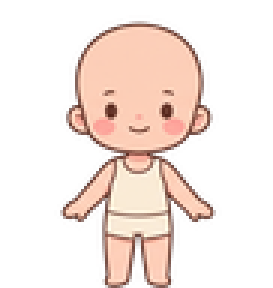
#> input picture project/assets/canon/body_base.png, 91 x 96 px (shown 3 times larger); its folder holds 4 pictures in this run
$ python gen_florida_wearables.py
#> lines starting #> are read from the running program, lines starting #| are printed output that depends on the picture; after the words box and inside, x2 and y2 are one past the last pixel; in counts of white or black regions, pixels touching at a corner belong together
### tools/florida_draw.py
"""Shared drawing kit for the tropical Florida Keys generators (not run on its own).

Imported by tools/gen_florida_art.py, tools/gen_florida_cast.py and tools/gen_florida_critters.py.
Holds the Florida palette from dev/STYLE.md 4.3/4.4 (warm-brown outline #8a5a5a, pink blush,
sea blue, turquoise, foam, coral and the Florida plant colours), a Pen that draws at a
supersample factor with coordinates given in output pixels, the canon cut loader, the sticker
finish (supersample then LANCZOS down) and the SpriteFrames writer every rigged sheet uses.

Resolution: generators lay art out in world pixels (the units the maps, spawns and nav use),
but every PNG is written at D = 4 texture pixels per world pixel, which is one texture pixel
per screen pixel at the 1280x720 window with the 2x map camera. Drawing happens at a further
supersample on top of that and is LANCZOS-resized down. Scenes show the textures at
scale 1/D (DISPLAY_SCALE); every SpriteFrames written here carries
metadata/display_scale = 1/D so code that loads a rig at run time scales it the same way.
"""
import json
import math
import sys
from pathlib import Path

from PIL import Image, ImageDraw

ROOT = Path(__file__).resolve().parent.parent
OUT = ROOT / "project/assets/florida"
RES = "res://assets/florida"
D = 4  # texture pixels per world pixel
DISPLAY_SCALE = 1.0 / D
sys.path.insert(0, str(ROOT / "tools"))

# dev/STYLE.md 4.3 / 4.4
INK = "#8a5a5a"
# The canon character drawings are lined darker than the island tiles; clothes and hair drawn
# over a canon body use the body's own line colour (sampled from the canon turnaround).
CANON_INK = "#603428"
BLUSH = "#ff9fb8"
SPARK = "#fff3a8"
GOLD = "#e0b24a"
SEA = "#80b0d0"
TURQ = "#70d0c0"
FOAM = "#e0f0f0"
WATER = "#a9ddf2"
WATER_HI = "#c6eefb"
CORAL = "#f08060"
LILAC = "#b090e0"
HIBISCUS = "#ff9ad0"
SEA_GRAPE = "#b89ae0"
KEY_LIME = "#d8f07a"
BOUG = "#e0408a"
PLUMERIA = "#fff1b8"
GUAVA = "#f4a6a0"
MANGO = "#ffb347"
COCONUT = "#b08a5a"
SAND = "#ffe9b8"
SAND_PEB = "#ffd3c2"
PATH = "#fff0cf"
PATH_PEB = "#ffe2b0"
GRASS = "#c5ecaa"
GRASS_DK = "#a6dc8a"
GRASS_HI = "#d6f5bf"
SOIL = "#e0b48f"
SOIL_DK = "#c99468"
SPROUT = "#9be07c"
SPROUT_HI = "#b4ee95"
LEAF = "#a0e0a0"
LEAF_MINT = "#a8e6a0"
HEDGE = "#95d37c"
WOOD = "#c09060"
TRUNK = "#c8956d"
SKIN = "#f0c0b0"
HAIR_BROWN = "#806050"
HAIR_DARK = "#704030"
GOLD_HAIR = "#f0e0a0"
HEART = "#ff8fb1"
FLOWER_PINK = "#ff9fc0"
FLOWER_YELLOW = "#ffd36e"
FLOWER_CENTRE = "#ffe27a"
WHITE = "#ffffff"
PLUM = "#593859"


def rgb(h):
    return tuple(int(h[i:i + 2], 16) for i in (1, 3, 5))


def mix(a, b, t):
    a, b = rgb(a), rgb(b)
    return "#" + "".join(f"{round(a[i] + (b[i] - a[i]) * t):02x}" for i in range(3))


def alpha(h, a):
    """Hex colour with an alpha byte (Pen draws it on an overlay and blends)."""
    return f"{h}{a:02x}"


class Pen:
    """Draws at s times the output size; every coordinate is given in output pixels.
    Fills with an alpha byte (#rrggbbaa) are blended through an overlay."""

    def __init__(self, im, s, ink=INK, ox=0.0, oy=0.0):
        self.im, self.s, self.ink, self.ox, self.oy = im, s, ink, ox, oy
        self._d = ImageDraw.Draw(im)
        self._ov = None

    @property
    def d(self):
        return self._ov[1] if self._ov else self._d

    def _begin(self, fill):
        a = None
        if isinstance(fill, str) and len(fill) == 9:
            a = int(fill[7:], 16)
        if a is not None and a < 255:
            ov = Image.new("RGBA", self.im.size)
            self._ov = (ov, ImageDraw.Draw(ov))
        return self

    def _end(self):
        if self._ov:
            ov = self._ov[0]
            box = ov.getbbox()  # blend only the touched area (big supersampled grounds)
            if box:
                self.im.alpha_composite(ov.crop(box), box[:2])
            self._ov = None

    def _w(self, width):
        return max(1, round(width * self.s)) if width else 0

    def _o(self, width, outline):
        return (outline or self.ink) if width else None

    def ell(self, x, y, rx, ry, fill, width=1.0, outline=None):
        s = self.s
        x, y = x + self.ox, y + self.oy
        self._begin(fill).d.ellipse([(x - rx) * s, (y - ry) * s, (x + rx) * s, (y + ry) * s], fill=fill,
                                    outline=self._o(width, outline), width=self._w(width))
        self._end()

    # [6 lines left out: function rect, not called in this run]

    def poly(self, pts, fill, width=1.0, outline=None):
        pts = [((x + self.ox) * self.s, (y + self.oy) * self.s) for x, y in pts]
        self._begin(fill).d.polygon(pts, fill=fill)
        self._end()
        if width:
            self.d.line(pts + [pts[0]], fill=outline or self.ink, width=self._w(width), joint="curve")
            r = self._w(width) / 2
            for x, y in pts:  # round the corners the way a marker does
                self.d.ellipse([x - r, y - r, x + r, y + r], fill=outline or self.ink)

    def line(self, pts, fill=None, width=1.0, round_ends=True):
        fill = fill or self.ink
        sp = [((x + self.ox) * self.s, (y + self.oy) * self.s) for x, y in pts]
        self._begin(fill).d.line(sp, fill=fill, width=self._w(width), joint="curve")
        if round_ends:
            r = self._w(width) / 2
            for x, y in (sp[0], sp[-1]):
                self.d.ellipse([x - r, y - r, x + r, y + r], fill=fill)
        self._end()

    # [40 lines left out: functions arc, blob, face, sparkle, heart, not called in this run]

    def hibiscus(self, x, y, r, color=HIBISCUS, width=0.5):
        for a in range(5):
            ang = a * 2 * math.pi / 5 - math.pi / 2
            self.ell(x + r * 0.6 * math.cos(ang), y + r * 0.6 * math.sin(ang), r * 0.52, r * 0.52, color, width)
        for a in range(5):
            ang = a * 2 * math.pi / 5 - math.pi / 2
            self.ell(x + r * 0.6 * math.cos(ang), y + r * 0.6 * math.sin(ang), r * 0.52 - width, r * 0.52 - width, color, 0)
        self.ell(x, y, r * 0.26, r * 0.26, FLOWER_CENTRE, 0)

    def plumeria(self, x, y, r, width=0.4):
        for a in range(5):
            ang = a * 2 * math.pi / 5 - math.pi / 2
            self.ell(x + r * 0.55 * math.cos(ang), y + r * 0.55 * math.sin(ang), r * 0.48, r * 0.48, WHITE, width)
        for a in range(5):
            ang = a * 2 * math.pi / 5 - math.pi / 2
            self.ell(x + r * 0.55 * math.cos(ang), y + r * 0.55 * math.sin(ang), r * 0.48 - width, r * 0.48 - width, WHITE, 0)
        self.ell(x, y, r * 0.3, r * 0.3, FLOWER_YELLOW, 0)


def canvas(w, h, s, bg=(0, 0, 0, 0)):
    im = Image.new("RGBA", (round(w * s), round(h * s)), bg)
    return im, Pen(im, s)


def finish(im, w, h):
    """Supersampled drawing of a w x h (world px) sprite down to its texture: (w*D) x (h*D)."""
    return im.resize((round(w * D), round(h * D)), Image.LANCZOS)


def save(img, name, rgb_only=False):
    OUT.mkdir(parents=True, exist_ok=True)
    if rgb_only:
        img = img.convert("RGB")
    img.save(OUT / f"{name}.png", optimize=False)
    return img


# [14 lines left out: functions canon_base, canon_prop, not called in this run]


def canon_sprite(name):
#> called with name = 'body_base'
    return Image.open(ROOT / f"project/assets/canon/{name}.png").convert("RGBA")
#> returned value is the input picture: PIL image 91x96 RGBA; mean R, G, B, A 77.4, 61.8, 55.1, 80.5


# [26 lines left out: function write_frames, not called in this run]

### tools/gen_florida_wearables.py
"""Draw the crafted Florida wearables as paper-doll accessory parts on the canon doll frame.

Usage: python3 -I tools/gen_florida_wearables.py
Inputs: the canon paper-doll body project/assets/canon/body_base.png (cut by
tools/cut_paperdoll.py at the sheet's resolution; it fixes the frame and where the head and
neck sit) and the canon
shells project/assets/florida/shell_*.png (cut from the tide scroll by tools/cut_island_props.py)
for the shell garland.
Outputs (project/assets/florida/, transparent, the same size, frame and origin as every canon
paper-doll part, so PaperDoll stacks them with canon body, dress and hair):
  acc_flower_crown, acc_plumeria_lei, acc_shell_garland, acc_bougainvillea_wreath
  (the "wear" parts of project/data/florida.json recipes).
Shapes are laid out in doll units (the doll is 96 units tall, whatever the cut's pixel size),
drawn at twice the canon cut's resolution in the canon character line colour with flat fills
and one highlight (dev/STYLE.md 4.3, Florida plant colours 4.4), then LANCZOS-resized to
the cut's size. Deterministic.
"""
import math
import sys
from pathlib import Path

import numpy as np
from PIL import Image

sys.path.insert(0, str(Path(__file__).resolve().parent))  # -I leaves tools/ off the path
import florida_draw as fd  # noqa: E402

SS = 2  # supersample over the canon cut's resolution
BODY = fd.canon_sprite("body_base")
PW, PH = BODY.size  # the canon doll frame in pixels
#> PW = 91; PH = 96
U = PH / 96.0  # pixels per doll unit
#> U = 1


def head():
    """Head centre x, top row and chin row of the canon doll body (doll units), from its alpha."""
    a = np.asarray(BODY)[..., 3] > 128
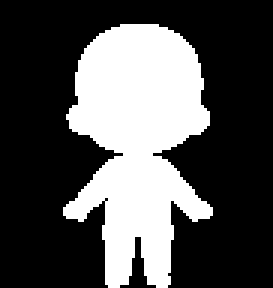
#> a: shape (96, 91) bool (shown 3 times larger); 31.6% white; 1 white region, box (x1, y1, x2, y2) and area: (21, 8, 71, 96) 2764
    widths = a.sum(axis=1)
#> widths = 96 values, max 48 at index 38, min 0 at index 0, mean 28.79
    rows = np.where(widths > 0)[0]
#> rows = 88 values from 8 to 95
    top = int(rows[0])
#> top = 8
    upper = rows[rows < top + 60 * U]
#> upper = 60 values from 8 to 67
    widest = int(upper[np.argmax(widths[upper])])
#> widest = 38
    below = np.arange(widest, round(top + 60 * U))
#> below = 30 values from 38 to 67
    neck = int(below[np.argmin(widths[below])])
#> neck = 51
    xs = np.where(a[widest])[0]
#> xs = 48 values from 22 to 69
    return (xs.min() + xs.max()) / 2 / U, top / U, neck / U


CX, TOP, NECK = head()
#> CX = 45.5; TOP = 8; NECK = 51
HEAD_RX = 26.0  # hair volume round the canon head


def canvas():
    im = Image.new("RGBA", (PW * SS, PH * SS))
    return im, fd.Pen(im, U * SS, fd.CANON_INK)


def arc_points(cx, cy, rx, ry, a0, a1, n):
    return [(cx + rx * math.cos(math.radians(a0 + (a1 - a0) * i / (n - 1))),
             cy + ry * math.sin(math.radians(a0 + (a1 - a0) * i / (n - 1)))) for i in range(n)]


def leaf(p, x, y, ang, length=4.0):
    rad = math.radians(ang)
    nx, ny = -math.sin(rad), math.cos(rad)
    ex, ey = x + math.cos(rad) * length, y + math.sin(rad) * length
    mx, my = (x + ex) / 2, (y + ey) / 2
    p.poly([(x, y), (mx + nx * 1.5, my + ny * 1.5), (ex, ey), (mx - nx * 1.5, my - ny * 1.5)], "#7fd08a", 0.35)


def flower_crown():
    im, p = canvas()
    cy = TOP + 13
    pts = arc_points(CX, cy, HEAD_RX - 1, 10, 195, 345, 7)
    for i in range(len(pts) - 1):
        (x0, y0), (x1, y1) = pts[i], pts[i + 1]
        leaf(p, (x0 + x1) / 2, (y0 + y1) / 2, math.degrees(math.atan2(y1 - y0, x1 - x0)) - 30)
    for i, (x, y) in enumerate(pts):
        if i % 2:
            p.plumeria(x, y, 3.8, 0.45)
        else:
            p.hibiscus(x, y, 4.3, fd.HIBISCUS if i % 4 == 0 else fd.FLOWER_YELLOW, 0.45)
    return im


def bougainvillea_wreath():
    im, p = canvas()
    cy = TOP + 14
    pts = arc_points(CX, cy, HEAD_RX, 11, 185, 355, 13)
    for i, (x, y) in enumerate(pts):
        leaf(p, x, y, -120 + i * 18, 4.2)
    for i, (x, y) in enumerate(pts[::2]):
        for dx, dy in ((-1.3, 0), (1.3, 0.3), (0, -1.2), (0.2, 1.3)):
            p.ell(x + dx * 1.3, y + dy * 1.3, 2.0, 1.7, fd.BOUG if i % 2 == 0 else "#ff7fb8", 0.35)
        p.ell(x, y, 0.6, 0.6, "#ffffff", 0)
    return im


def plumeria_lei():
    im, p = canvas()
    cy = NECK + 3
    pts = arc_points(CX, cy, 16, 9, 10, 170, 9)
    for i, (x, y) in enumerate(pts):
        leaf(p, x, y + 1.5, 90 + (i - 4) * 12, 3.2)
    for i, (x, y) in enumerate(pts):
        if i % 3 == 1:
            p.hibiscus(x, y, 2.9, fd.HIBISCUS, 0.4)
        else:
            p.plumeria(x, y, 2.8, 0.4)
    return im


def shell_garland():
    im, p = canvas()
    cy = NECK + 2
    string = arc_points(CX, cy, 15, 8, 5, 175, 24)
    p.line(string, "#e9d49b", 0.7)
    shells = [Image.open(fd.OUT / f"shell_{n}.png").convert("RGBA")
              for n in ("scallop", "spiral", "conch")]
    for i, (x, y) in enumerate(arc_points(CX, cy, 15, 8, 20, 160, 7)):
        sh = shells[i % 3]
        h = 6
        w = round(sh.width * h / sh.height)
        k = U * SS
        sm = sh.resize((round(w * k), round(h * k)), Image.LANCZOS)
        im.alpha_composite(sm, (round((x - w / 2) * k), round((y - h / 2 + 1.5) * k)))
    for x, y in arc_points(CX, cy, 15, 8, 30, 150, 6):
        p.ell(x, y, 0.7, 0.7, "#ffd3c2", 0.25)
    return im


def main():
    for name, draw in (("acc_flower_crown", flower_crown), ("acc_plumeria_lei", plumeria_lei),
                       ("acc_shell_garland", shell_garland), ("acc_bougainvillea_wreath", bougainvillea_wreath)):
        fd.save(draw().resize((PW, PH), Image.LANCZOS), name)
        print(name)
#> this loop made 3 passes
#> pass 1, in save, `img.save(OUT / f"{name}.png", optimize=False)`:
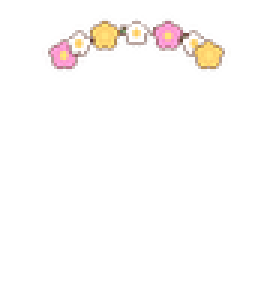
#> saved as acc_flower_crown.png: PIL image 91x96 RGBA (shown 3 times larger); mean R, G, B, A 13.4, 10.5, 9, 12; transparent parts drawn white
#> pass 2, in save (call 2), `img.save(OUT / f"{name}.png", optimize=False)`:
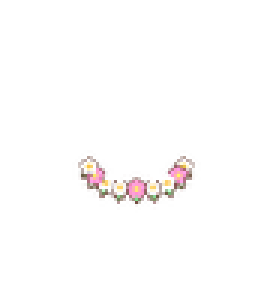
#> saved as acc_plumeria_lei.png: PIL image 91x96 RGBA (shown 3 times larger); mean R, G, B, A 8.3, 6.7, 6.4, 7.7; transparent parts drawn white


if __name__ == "__main__":
#> (the run stopped early here; a loop or call above may not have finished)
